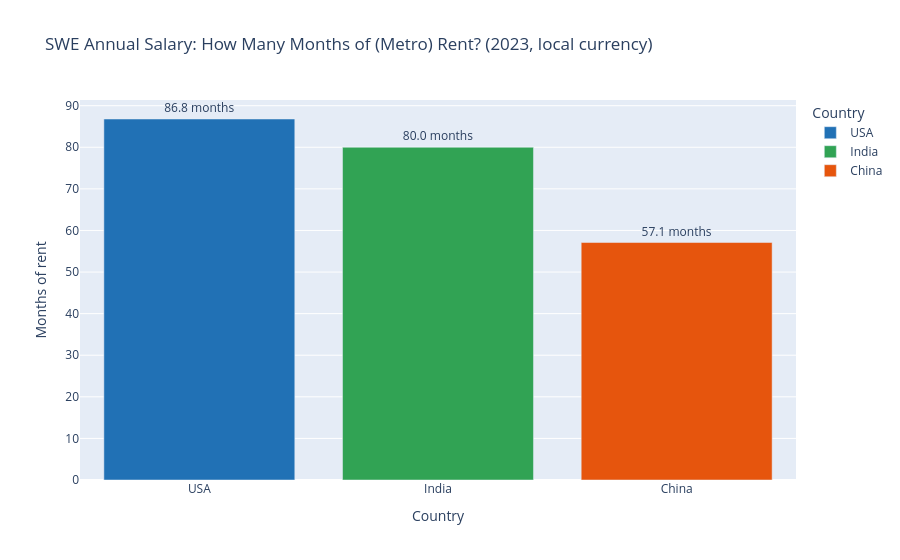

The cell this chart's notebook holds for it:
### Code cell
fig2 = px.bar(
    pp, x='country', y='months_rent_per_year', color='country',
    color_discrete_map=country_colors,
    title='SWE Annual Salary: How Many Months of (Metro) Rent? (2023, local currency)',
    labels={'months_rent_per_year': 'Months of rent', 'country': 'Country'},
    text='months_rent_per_year',
)
fig2.update_traces(texttemplate='%{text:.1f} months', textposition='outside')
fig2.show()

### Figure 1 — Plotly figure (JSON) as saved in the notebook; plotly's stock layout.template omitted (floating-point values rounded to 4 significant figures)
{"data": [{"hovertemplate": "Country=%{x}<br>Months of rent=%{text}<extra></extra>", "legendgroup": "USA", "marker": {"color": "#2171b5", "pattern": {"shape": ""}}, "name": "USA", "orientation": "v", "showlegend": true, "text": [86.8], "textposition": "outside", "texttemplate": "%{text:.1f} months", "type": "bar", "x": ["USA"], "xaxis": "x", "y": [86.8], "yaxis": "y"}, {"hovertemplate": "Country=%{x}<br>Months of rent=%{text}<extra></extra>", "legendgroup": "India", "marker": {"color": "#31a354", "pattern": {"shape": ""}}, "name": "India", "orientation": "v", "showlegend": true, "text": [80.0], "textposition": "outside", "texttemplate": "%{text:.1f} months", "type": "bar", "x": ["India"], "xaxis": "x", "y": [80.0], "yaxis": "y"}, {"hovertemplate": "Country=%{x}<br>Months of rent=%{text}<extra></extra>", "legendgroup": "China", "marker": {"color": "#e6550d", "pattern": {"shape": ""}}, "name": "China", "orientation": "v", "showlegend": true, "text": [57.1], "textposition": "outside", "texttemplate": "%{text:.1f} months", "type": "bar", "x": ["China"], "xaxis": "x", "y": [57.1], "yaxis": "y"}], "layout": {"barmode": "relative", "legend": {"title": {"text": "Country"}, "tracegroupgap": 0}, "title": {"text": "SWE Annual Salary: How Many Months of (Metro) Rent? (2023, local currency)"}, "xaxis": {"anchor": "y", "categoryarray": ["USA", "India", "China"], "categoryorder": "array", "domain": [0.0, 1.0], "title": {"text": "Country"}}, "yaxis": {"anchor": "x", "domain": [0.0, 1.0], "title": {"text": "Months of rent"}}}}
